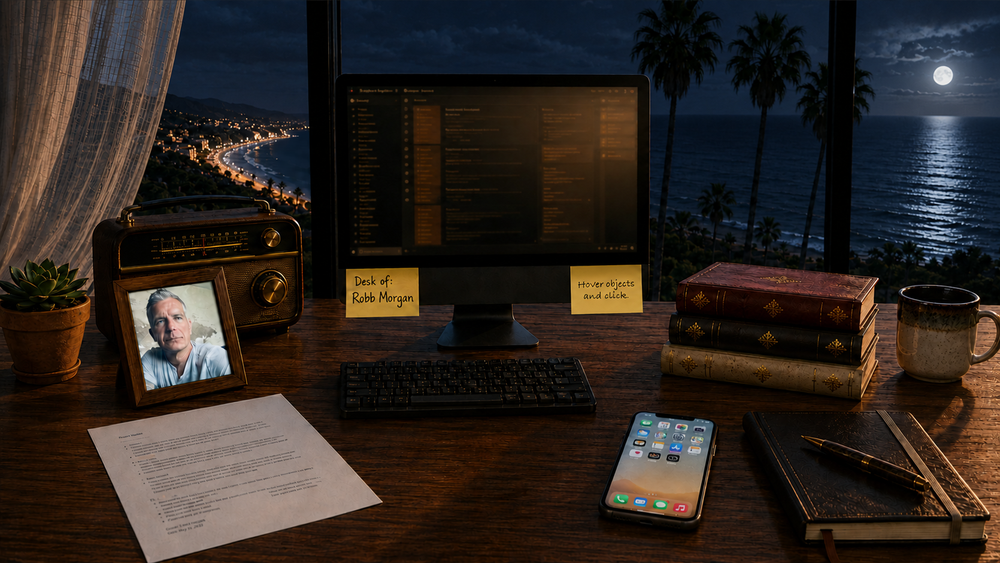
#> input picture artifacts/background-night.png, 1000 x 563 px, shrunk from 1670 x 941 before the run, found by its file name
$ python retouch-night-water.py background-night.png
#> lines starting #> are read from the running program, lines starting #| are printed output that depends on the picture; after the words box and inside, x2 and y2 are one past the last pixel; in counts of white or black regions, pixels touching at a corner belong together
#> in main, im is the input picture: PIL image 1000x563 RGB; mean R, G, B 45.8, 37.7, 32.8
#!/usr/bin/env python3
"""Calm the static open-water swell lines in the NIGHT desk scene.

The AI-generated night background baked visible swell/foam contour lines across
the whole bay. The beach-wave animation (make-beach-wave.py) only warps the
SHORE foam line inside a small patch, so those open-sea swells stay frozen and
read as grey outlines at night (dark water makes them pop). This retouch pulls
the cool-blue swell pixels in the open sea toward a median-filtered (thin-line-
removing) version of the water, dissolving the contours into ambient sea while:
  - PRESERVING the warm city lights + their water reflections (hue gate: only
    cool B>R pixels are calmed), and
  - STAYING SEA-SIDE of the shore foam line (the SEA polygon below) so the
    animated surf the wave generator samples is left intact.

Run from the repo root:
  python3 artifacts/retouch-night-water.py            # writes /tmp preview only
  python3 artifacts/retouch-night-water.py --apply    # writes the PNG + WebP

--apply updates BOTH artifacts/background-night.png (source) and
code/public/desk-scene-night.webp (served, quality 85). After --apply,
REGENERATE the night wave so its far field matches the calmed base:
  python3 artifacts/make-beach-wave.py
"""
import sys
from PIL import Image, ImageDraw, ImageFilter
import numpy as np

SRC = 'artifacts/background-night.png'
WEBP = 'code/public/desk-scene-night.webp'

# Open-sea polygon in scene-% (sea-side of the shore foam line; avoids the sand
# and stays clear of the brightest light cluster — the hue gate handles any
# warm pixels that fall inside it). Points trace: top-right horizon -> down the
# right image edge -> back along the beach a touch sea-side of the surf line.
SEA = [(26.5, 23.0), (32.2, 22.0), (32.2, 37.5), (30.2, 37.5),
       (28.8, 33.5), (27.6, 29.5), (26.8, 26.0), (26.3, 24.0)]

MEDIAN = 11      # median window (odd). Bigger = removes wider swell bands but
                 # risks dulling broad features. 11px kills the thin contours.
STRENGTH = 0.92  # blend toward the calmed median inside the mask (1 = full).
FEATHER = 7      # mask edge feather (scene px) so the calmed sea blends in.


def retouch(im):
    W, H = im.size
#> W = 1000; H = 563
    arr = np.asarray(im).astype(np.float32)
    med = np.asarray(im.filter(ImageFilter.MedianFilter(MEDIAN))).astype(np.float32)
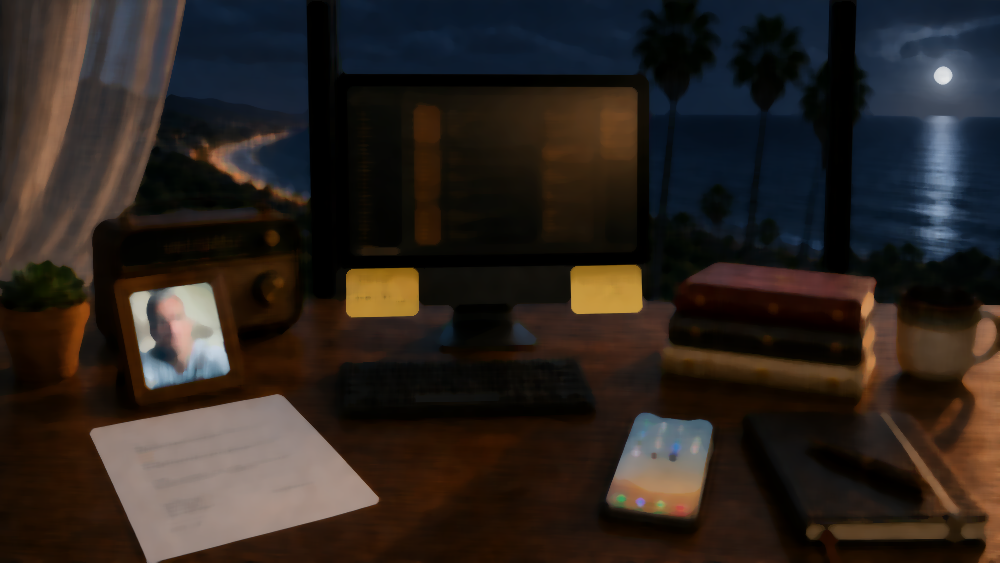
#> med: shape (563, 1000, 3) float32; mean R, G, B 44.5, 36.7, 32.1

    # Feathered sea mask.
    m = Image.new('L', (W, H), 0)
#> m: PIL image 1000x563 L; every value is 0
    ImageDraw.Draw(m).polygon([(x / 100 * W, y / 100 * H) for x, y in SEA], fill=255)
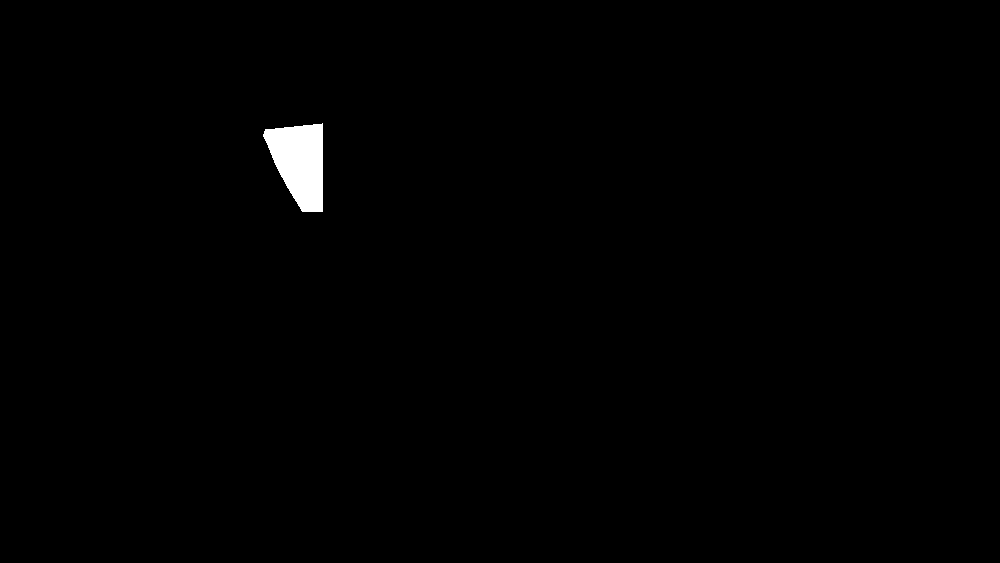
#> m: PIL image 1000x563 L; 0.66% white; 1 white region, box (x1, y1, x2, y2) and area: (263, 123, 323, 212) 3739
    m = m.filter(ImageFilter.GaussianBlur(FEATHER))
    M = np.asarray(m).astype(np.float32) / 255

    # Hue gate: only calm COOL pixels (B > R) — leaves warm city lights and their
    # reflections. Ramp over a small band so the gate has no hard cutoff.
    R, B = arr[:, :, 0], arr[:, :, 2]
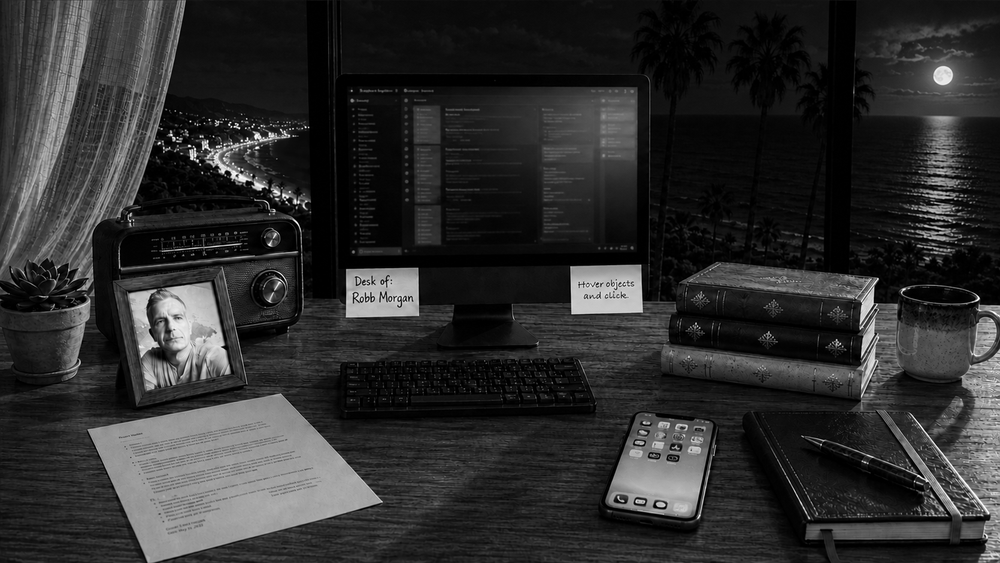
#> R: shape (563, 1000) float32; min 0, max 255, mean 45.8
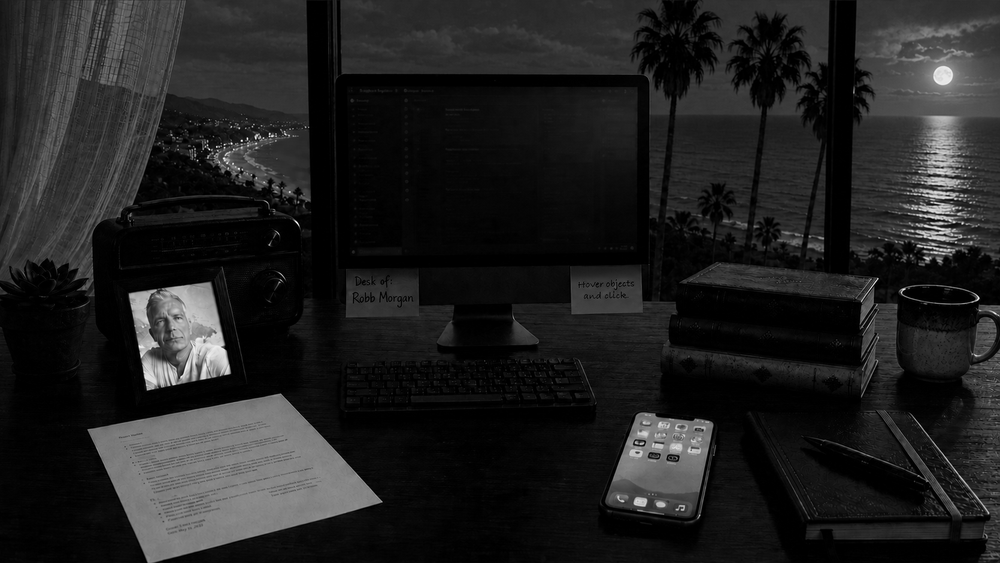
#> B: shape (563, 1000) float32; min 0, max 255, mean 32.8
    cool = np.clip((B - R * 1.02) / 12.0, 0, 1)
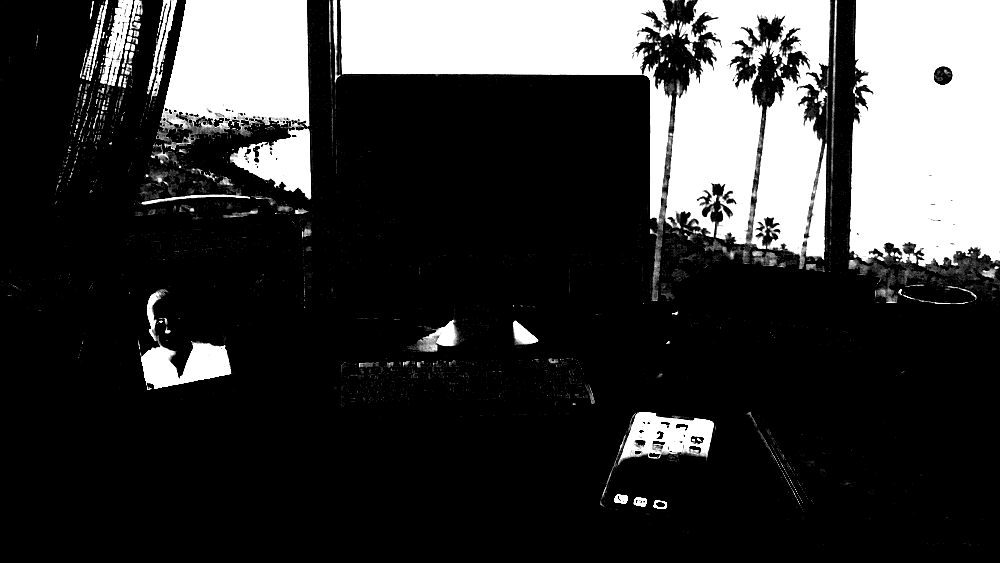
#> cool: shape (563, 1000) float32; min 0, max 1, mean 0.224

    alpha = (M * cool * STRENGTH)[:, :, None]
    out = arr * (1 - alpha) + med * alpha
    return Image.fromarray(np.clip(out, 0, 255).astype('uint8'))


def main():
    apply = '--apply' in sys.argv
    im = Image.open(SRC).convert('RGB')
    out = retouch(im)
    if apply:
        out.save(SRC)
        out.save(WEBP, 'webp', quality=85, method=6)
        print('wrote', SRC, 'and', WEBP)
        print('NOW REGENERATE THE WAVE: python3 artifacts/make-beach-wave.py')
    else:
        out.save('/tmp/night-retouched.png')
        im.save('/tmp/night-original.png')
        print('preview -> /tmp/night-retouched.png (and /tmp/night-original.png)')


if __name__ == '__main__':
    main()
